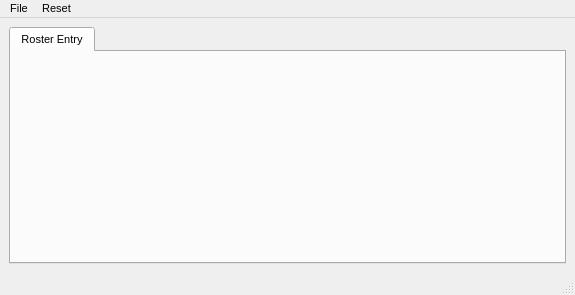
<?xml version="1.0" encoding="UTF-8"?>
<ui version="4.0">
 <class>PaneProgFrame</class>
 <widget class="QMainWindow" name="PaneProgFrame">
  <property name="geometry">
   <rect>
    <x>0</x>
    <y>0</y>
    <width>575</width>
    <height>295</height>
   </rect>
  </property>
  <property name="font">
   <font>
    <family>Ubuntu</family>
    <pointsize>8</pointsize>
   </font>
  </property>
  <property name="windowTitle">
   <string>MainWindow</string>
  </property>
  <widget class="QWidget" name="centralwidget">
   <layout class="QVBoxLayout" name="verticalLayout">
    <item>
     <widget class="QTabWidget" name="tabWidget">
      <property name="font">
       <font>
        <pointsize>8</pointsize>
        <weight>50</weight>
        <italic>false</italic>
        <bold>false</bold>
       </font>
      </property>
      <property name="currentIndex">
       <number>0</number>
      </property>
      <property name="usesScrollButtons">
       <bool>true</bool>
      </property>
      <widget class="QWidget" name="rosterEntryTab">
       <attribute name="title">
        <string>Roster Entry</string>
       </attribute>
       <layout class="QGridLayout" name="gridLayout">
        <property name="topMargin">
         <number>6</number>
        </property>
        <property name="bottomMargin">
         <number>6</number>
        </property>
        <property name="verticalSpacing">
         <number>2</number>
        </property>
       </layout>
      </widget>
     </widget>
    </item>
   </layout>
  </widget>
  <widget class="QMenuBar" name="menubar">
   <property name="geometry">
    <rect>
     <x>0</x>
     <y>0</y>
     <width>575</width>
     <height>20</height>
    </rect>
   </property>
   <widget class="QMenu" name="menuFile">
    <property name="title">
     <string>File</string>
    </property>
    <addaction name="actionSave"/>
   </widget>
   <widget class="QMenu" name="menuReset">
    <property name="title">
     <string>Reset</string>
    </property>
    <addaction name="actionFactory_reset"/>
   </widget>
   <addaction name="menuFile"/>
   <addaction name="menuReset"/>
  </widget>
  <widget class="QStatusBar" name="statusbar"/>
  <action name="actionSave">
   <property name="text">
    <string>Save</string>
   </property>
  </action>
  <action name="actionFactory_reset">
   <property name="text">
    <string>Factory reset</string>
   </property>
  </action>
 </widget>
 <resources/>
 <connections/>
</ui>
